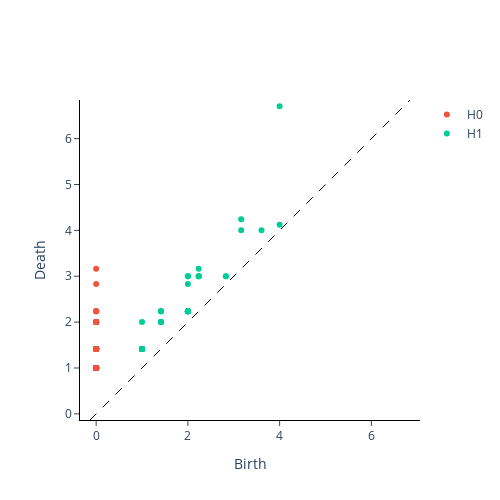

This figure's notebook cell:
### Code cell
from gtda.homology import VietorisRipsPersistence
VR = VietorisRipsPersistence()
PtCloudPers2 = VR.fit_transform(xypts2)
VR.plot(PtCloudPers2,0)

### Figure 1 — Plotly figure (JSON) as saved in the notebook; plotly's stock layout.template omitted (floating-point values rounded to 4 significant figures; data arrays with more than 128 entries replaced by an {"elided": "..."} marker saying what was removed)
{"data": [{"hoverinfo": "none", "line": {"color": "black", "dash": "dash", "width": 1}, "mode": "lines", "showlegend": false, "type": "scatter", "x": [-0.1342, 6.842], "y": [-0.1342, 6.842]}, {"hoverinfo": "text", "hovertext": {"elided": "170 str values"}, "mode": "markers", "name": "H0", "type": "scatter", "x": {"elided": "170 int values"}, "y": {"elided": "170 float values"}}, {"hoverinfo": "text", "hovertext": ["(4.0, 6.7082037925720215)", "(4.0, 4.123105525970459)", "(3.605551242828369, 4.0)", "(3.1622776985168457, 4.242640495300293)", "(3.1622776985168457, 4.0)", "(2.8284270763397217, 3.0), multiplicity: 2", "(2.8284270763397217, 3.0), multiplicity: 2", "(2.2360680103302, 3.1622776985168457)", "(2.2360680103302, 3.0), multiplicity: 3", "(2.2360680103302, 3.0), multiplicity: 3", "(2.2360680103302, 3.0), multiplicity: 3", "(2.0, 3.0), multiplicity: 2", "(2.0, 3.0), multiplicity: 2", "(2.0, 2.8284270763397217)", "(2.0, 2.2360680103302), multiplicity: 9", "(2.0, 2.2360680103302), multiplicity: 9", "(2.0, 2.2360680103302), multiplicity: 9", "(2.0, 2.2360680103302), multiplicity: 9", "(2.0, 2.2360680103302), multiplicity: 9", "(2.0, 2.2360680103302), multiplicity: 9", "(2.0, 2.2360680103302), multiplicity: 9", "(2.0, 2.2360680103302), multiplicity: 9", "(2.0, 2.2360680103302), multiplicity: 9", "(1.4142135381698608, 2.2360680103302), multiplicity: 3", "(1.4142135381698608, 2.2360680103302), multiplicity: 3", "(1.4142135381698608, 2.2360680103302), multiplicity: 3", "(1.4142135381698608, 2.0), multiplicity: 4", "(1.4142135381698608, 2.0), multiplicity: 4", "(1.4142135381698608, 2.0), multiplicity: 4", "(1.4142135381698608, 2.0), multiplicity: 4", "(1.0, 2.0)", "(1.0, 1.4142135381698608), multiplicity: 15", "(1.0, 1.4142135381698608), multiplicity: 15", "(1.0, 1.4142135381698608), multiplicity: 15", "(1.0, 1.4142135381698608), multiplicity: 15", "(1.0, 1.4142135381698608), multiplicity: 15", "(1.0, 1.4142135381698608), multiplicity: 15", "(1.0, 1.4142135381698608), multiplicity: 15", "(1.0, 1.4142135381698608), multiplicity: 15", "(1.0, 1.4142135381698608), multiplicity: 15", "(1.0, 1.4142135381698608), multiplicity: 15", "(1.0, 1.4142135381698608), multiplicity: 15", "(1.0, 1.4142135381698608), multiplicity: 15", "(1.0, 1.4142135381698608), multiplicity: 15", "(1.0, 1.4142135381698608), multiplicity: 15", "(1.0, 1.4142135381698608), multiplicity: 15"], "mode": "markers", "name": "H1", "type": "scatter", "x": [4, 4, 3.606, 3.162, 3.162, 2.828, 2.828, 2.236, 2.236, 2.236, 2.236, 2, 2, 2, 2, 2, 2, 2, 2, 2, 2, 2, 2, 1.414, 1.414, 1.414, 1.414, 1.414, 1.414, 1.414, 1, 1, 1, 1, 1, 1, 1, 1, 1, 1, 1, 1, 1, 1, 1, 1], "y": [6.708, 4.123, 4, 4.243, 4, 3, 3, 3.162, 3, 3, 3, 3, 3, 2.828, 2.236, 2.236, 2.236, 2.236, 2.236, 2.236, 2.236, 2.236, 2.236, 2.236, 2.236, 2.236, 2, 2, 2, 2, 2, 1.414, 1.414, 1.414, 1.414, 1.414, 1.414, 1.414, 1.414, 1.414, 1.414, 1.414, 1.414, 1.414, 1.414, 1.414]}], "layout": {"height": 500, "plot_bgcolor": "white", "width": 500, "xaxis": {"autorange": false, "exponentformat": "e", "linecolor": "black", "linewidth": 1, "mirror": false, "range": [-0.1342, 6.842], "showexponent": "all", "showline": true, "side": "bottom", "ticks": "outside", "title": {"text": "Birth"}, "type": "linear", "zeroline": true}, "yaxis": {"autorange": false, "exponentformat": "e", "linecolor": "black", "linewidth": 1, "mirror": false, "range": [-0.1342, 6.842], "scaleanchor": "x", "scaleratio": 1, "showexponent": "all", "showline": true, "side": "left", "ticks": "outside", "title": {"text": "Death"}, "type": "linear", "zeroline": true}}}
